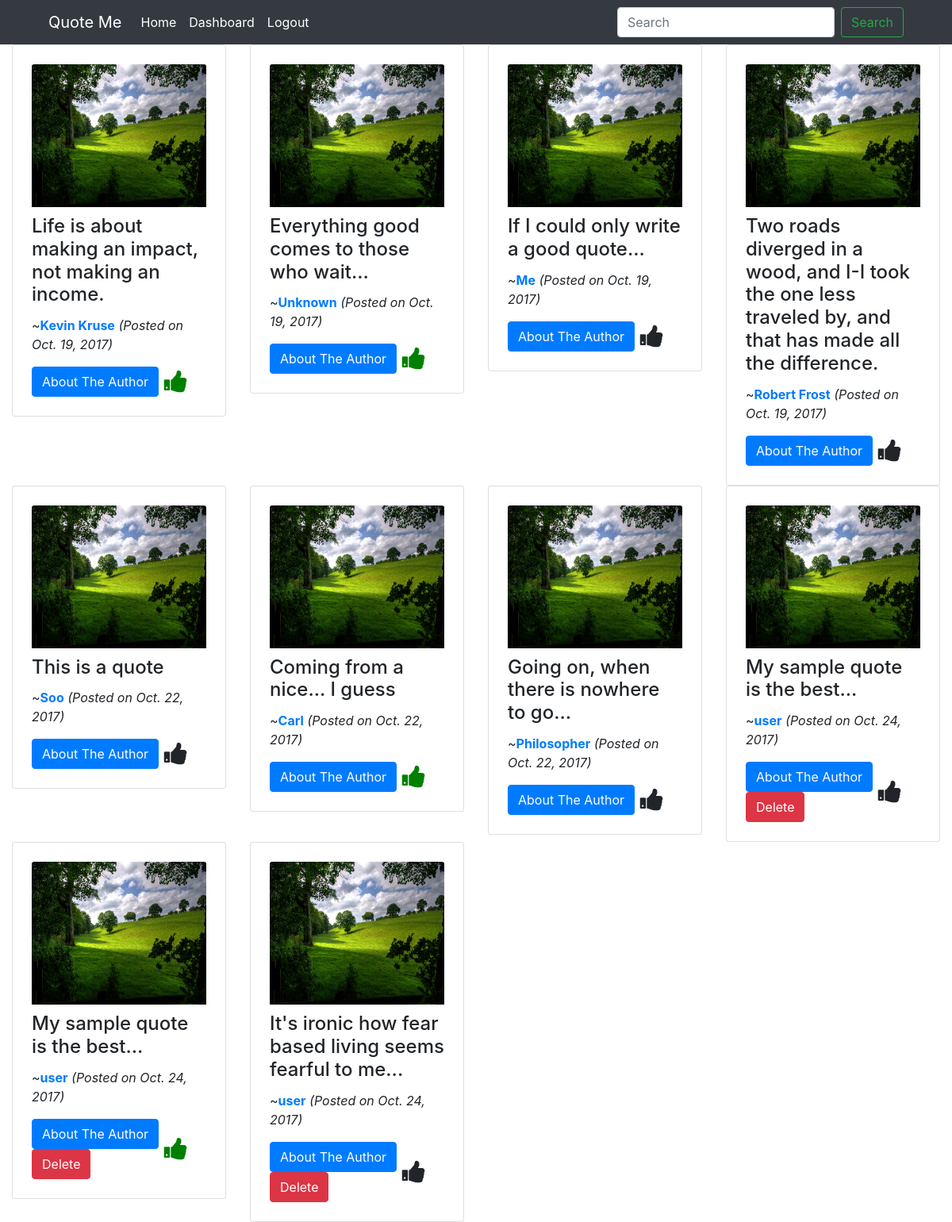
The app's page / (signed in) with its own data.
### quotes/models.py (models this page shows, shortened)
class Quote(models.Model):
    id = models.AutoField(primary_key=True)
    text = models.TextField()
    author = models.CharField(max_length=100)
    date = models.DateField()

### quotes/views.py (the view)
# urls.py: url(r'^$', quotesviews.index, name='index'),
def index(request):
    quotes = Quote.objects.all()
    if request.user.is_authenticated():
        liked_quote_ids = [x.quote_id for x in Like.objects.filter(user=request.user)]
    else:
        liked_quote_ids = []
    data = {'quotes': quotes, 'liked_quote_ids': liked_quote_ids}
    return render(request, 'quotes/index.html', data)

### quotes/templates/quotes/index.html (shortened to what this page needs)
{% extends 'quotes/header.html' %}
{% block content %}
  <div class="container-fluid">
    <div class="row">
      {% for quote in quotes %}
        <div class="col-xl-3 col-lg-4 col-md-4 col-sm-6 col-xs-12">
          {% include 'quotes/includes/quote.html' %}
        </div>
      {% endfor %}
    </div>
  </div>
  </body>
{% endblock %}

### quotes/templates/quotes/includes/quote.html
{% load static %}
<div class="card p-4">
  <img class="card-img-top" src="{% static 'images/landscape.jpg' %}" width="320px" height="180px" alt="Card image cap">
  <div class="card-block">
    <h4 class="card-title" style="margin-top: 10px;">{{ quote.text }}</h4>
    <p class="card-text">~<strong class="quote-author"><a href="/dashboard/{{ quote.author }}">{{ quote.author }}</a></strong> <em>(Posted on {{ quote.date }})</em></p>
    <div class="row">
      <div class="col-lg-8 col-md-12">
        <button onclick='getAuthorDetails(this)' class="btn btn-primary">About The Author</button>
        {% if request.user.username == quote.author %}
          <button onclick='deleteQuote(this)' class="btn btn-danger">Delete</button>
        {% endif %}
      </div>
      <div class="col-lg-4 col-md-4">
        {% if quote.id in liked_quote_ids %}
          <i class="like-btn fa fa-thumbs-up center-vertical btn-like-quote" style="font-size: 200%;" aria-hidden="true"></i>
        {% else %}
          <i class="like-btn fa fa-thumbs-up center-vertical" style="font-size: 200%;" aria-hidden="true"></i>
        {% endif %}
      </div>
    </div>
  </div>
</div>

### quotes/static/css/style.css (style rules this page uses)
.btn-like-quote { color: green; }
.center-vertical { position: relative; top: 50%; transform: translateY(-50%); }

### records on screen
Quote: text "Life is about making an impact, not making an income.", author "Kevin Kruse", date "Oct. 19, 2017"
Quote: text "Everything good comes to those who wait...", author "Unknown", date "Oct. 19, 2017"
Quote: text "If I could only write a good quote...", author "Me", date "Oct. 19, 2017"
Quote: text "Two roads diverged in a wood, and I-I took the one less traveled by, and that has made all the difference.", author "Robert Frost", date "Oct. 19, 2017"
Quote: text "This is a quote", author "Soo", date "Oct. 22, 2017"
Quote: text "Coming from a nice... I guess", author "Carl", date "Oct. 22, 2017"
Quote: text "Going on, when there is nowhere to go...", author "Philosopher", date "Oct. 22, 2017"
Quote: text "My sample quote is the best...", author "user", date "Oct. 24, 2017", shows "Delete"
Quote: text "My sample quote is the best...", author "user", date "Oct. 24, 2017", shows "Delete"
Quote: text "It's ironic how fear based living seems fearful to me...", author "user", date "Oct. 24, 2017", shows "Delete"
